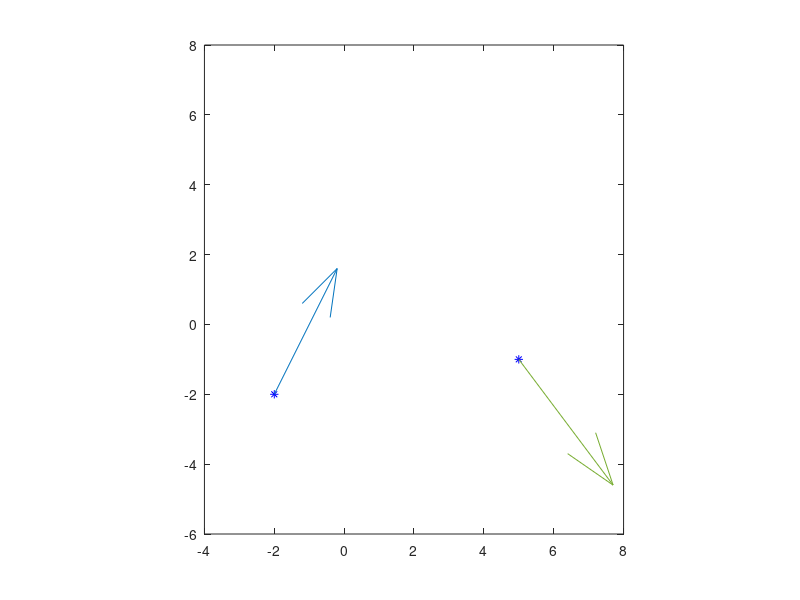

Write the MATLAB code that produced this figure. (Note: this script raises an error after producing the figure.)
clear 
px = [-2 5 ]; py = [-2 -1];
plot(px, py, 'b*');
axis ([-4 8 -6 8]); axis equal; hold on;
vx = [2 3]; vy = [4 -4];
quiver(px(1), py(1), vx(1), vy(1));
quiver(px(2), py(2), vx(2), vy(2));
t1 =0; t2=1;

syms a3 a2 a1 a0 t
cx(t) = a3 * t^3 + a2 * t^2 + a1 * t + a0;
cxd(t) = diff(cx, t);
eq = [cx(t1) == px(1), cx(t2) == px(2),...
      cxd(t1) == vx(1), cxd(t2) == vx(2)];
m = solve (eq, [a3 a2 a1 a0]);
x(t) = subs(cx, [a3 a2 a1 a0], [m.a3 m.a2 m.a1 m.a0])


cy(t) = a3 * t^3 + a2 * t^2 + a1 * t + a0;
cyd(t) = diff(cy, t);
eq = [cy(t1) == py(1), cy(t2) == py(2),...
      cyd(t1) == vy(1), cyd(t2) == vy(2)
      ];
m = solve (eq, [a3 a2 a1 a0]);
y(t) = subs(cy, [a3 a2 a1 a0], [m.a3 m.a2 m.a1 m.a0])
fplot(x, y, [t1 t2])